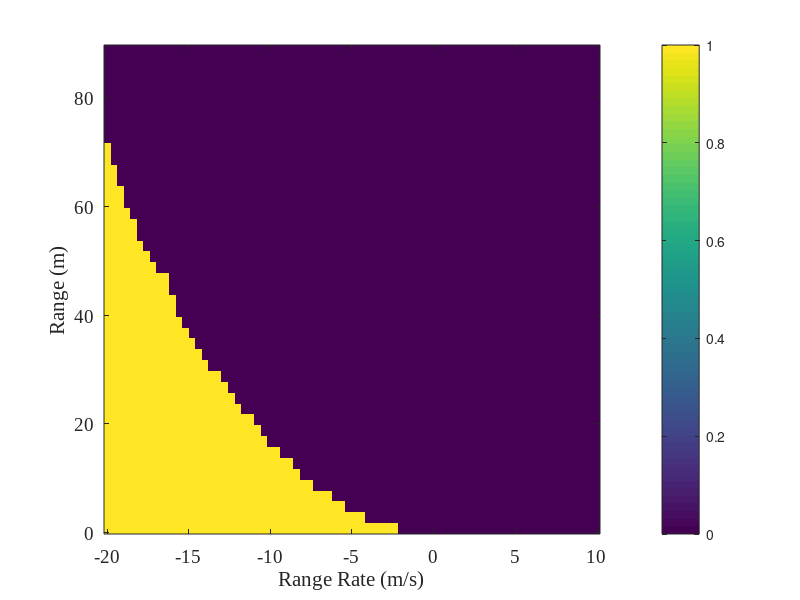
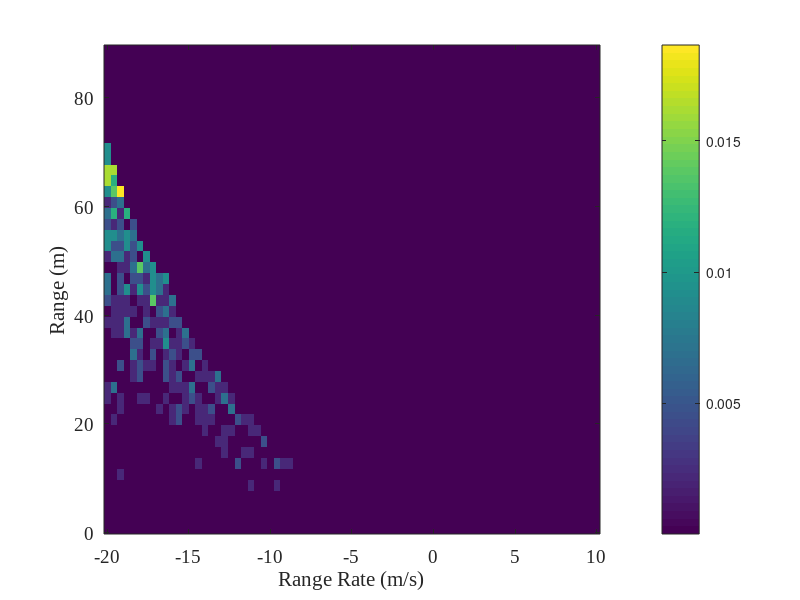
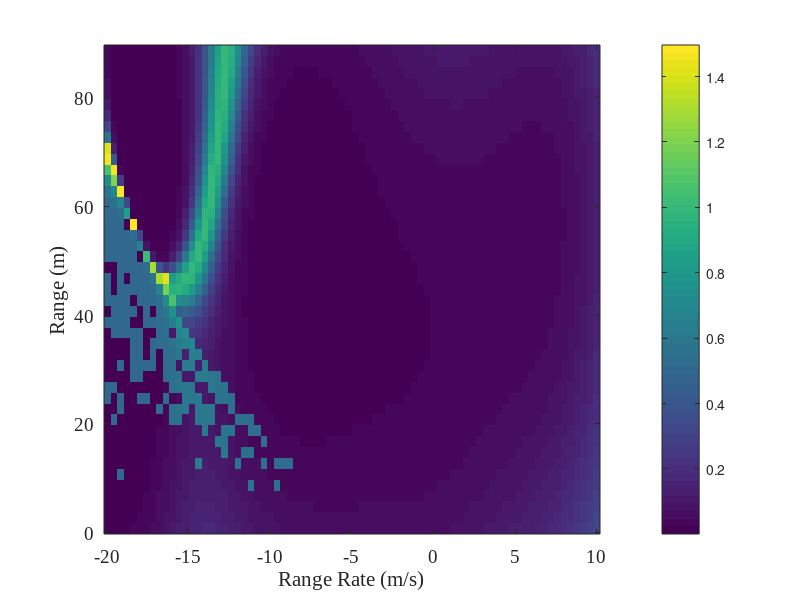
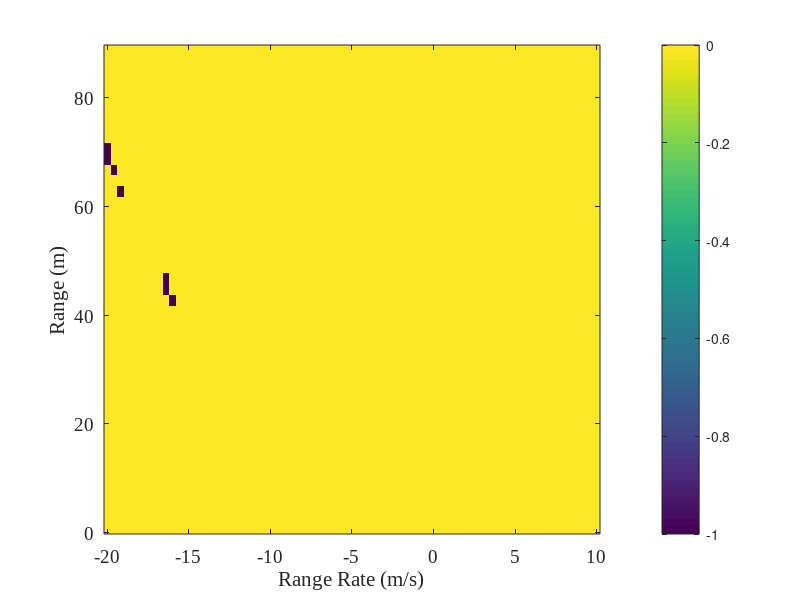

Here is the MATLAB script that generated these plots, in order:
%% plot for cut-in results
% result_all = {class_M_Next_cell,f_x_new_cell,q_new_cell,F_err_Adap_cell,In_X_cell};

clear;clc;

load('lib_online.mat')
class_M_Next_cell = result_all{1};
f_x_new_cell = result_all{2};
q_new_cell = result_all{3};
F_err_Adap_cell = result_all{4};
In_X_cell = result_all{5};
slice = [10,30,50];

for i=1:3
    
    figure;
    imagesc(y_label, x_label, f_x_new_cell{slice(i)});
    axis xy
    xlabel('Range Rate (m/s)');
    ylabel('Range (m)');
    colorbar;
    set(gca,'FontName','Times New Roman','FontSize',14);
    
    figure;
    imagesc(y_label, x_label, q_new_cell{slice(i)});
    axis xy
    xlabel('Range Rate (m/s)');
    ylabel('Range (m)');
    colorbar;
    set(gca,'FontName','Times New Roman','FontSize',14);
    
    figure;
    imagesc(y_label, x_label, In_X_cell{slice(i)});
    axis xy
    xlabel('Range Rate (m/s)');
    ylabel('Range (m)');
    colorbar;
    set(gca,'FontName','Times New Roman','FontSize',14);
    
    figure;
    imagesc(y_label, x_label, F_err_Adap_cell{slice(i)});
    axis xy
    xlabel('Range Rate (m/s)');
    ylabel('Range (m)');
    colorbar;
    set(gca,'FontName','Times New Roman','FontSize',14);

end